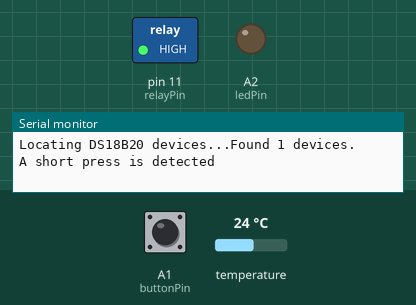
The sketch below on a simulated Arduino Uno, built with avr-gcc and run on an emulated ATmega328P. Parts: switched loads named in the sketch (green lamp = pin HIGH), output pins drawn as LEDs (lit = HIGH), the last lines printed to the serial monitor. Inputs (shaded band) come from the test bench; at power-on: A1 (buttonPin) HIGH, temperature 24 °C.

Above: at 1.2 s.
1.3 s: A1 (buttonPin) pulled LOW for 3.2 s
At 5.5 s:
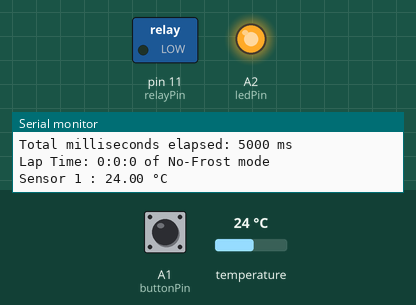
6.0 s: A1 (buttonPin) driven LOW
At 10.2 s:
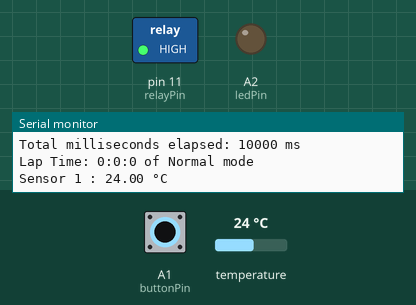
Timing chart, 0 to 11.7 s (numbered marks = the images above; inputs shaded):
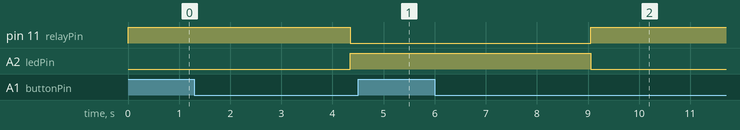

The sketch:

arduino-nofrost-controller.ino
```cpp
/*
No-Frost Controller for Arduino v1.2
It was made and tested using an Arduino UNO

This is the available GPIOs for a custom PCB I made, you can use any GPIO you want!:
D0:  TX Serial
D1:  RX Serial
D11: Relay Trigger
D12: Temperature Sensor (ONEWIRE)
A1: Toggle Mode Button
A2: No-Frost Indicator Led
A3: Not Used
A4: Not Used
*/

#include <ezButton.h>
#include <OneWire.h>
#include <DallasTemperature.h>

// Pinout & Libraries definitions
const int relayPin = 11;  // Relay PIN
const int sensorPin = 12; // Button PIN
const int buttonPin = A1; // Sensor PIN
const int ledPin = A2; // Led PIN

ezButton button(buttonPin);       // Button PIN
OneWire ourWire(sensorPin);       // Temperature sensor Dallas DS18B20
DallasTemperature sensors(&ourWire); // Dallas sensor definition

// Triggers & Counters contants
const unsigned long normalDuration = 21600000; // Normal operation time: 6 hours (21.600.000 ms)
const unsigned long nofrostDuration = 1500000; // No-Frost operation time: 25 minutes (1.500.000 ms)
const unsigned long serialUpdateInterval = 5000; // Serial console update interval (5 sec)
const int buttonShortPressTime = 1000; // Elapsed time to trigger button (3 sec)
const int buttonLongPressTime = 3000; // Elapsed time to trigger button (3 sec)
//const unsigned long normalDuration = 30000; // Normal operation time: 30 secs for testing
//const unsigned long nofrostDuration = 10000; // No-Frost operation time: 10 secs for testing


// Triggers & Counters variables
unsigned long currentMillis = 0;              // Internal clock elapsed milliseconds
unsigned long relayPreviousMillis = 0;        // Relay previous lap elapsed milliseconds
unsigned long buttonPreviousMillis = 0;       // Button previous lap elapsed milliseconds
unsigned long serialPreviousMillis = 0;       // Serial console previous lap elapsed milliseconds
int temperatureDevicesCount = 0;
int buttonLastState = LOW;  // the previous state from the input pin
int buttonCurrentState = LOW;  // the current reading from the input pin
bool buttonIsPressing = false; // the button is being pressed
bool buttonIsLongDetected = false; // the button is being pressed for long time


// Time conversion variables
unsigned long modeElapsedMillis = 0;          // Serial console elapsed millis for conversión to hh:mm:ss
int hours = 0;
int minutes = 0;
int seconds = 0;

// Relay variables
bool isNormalState = true; // The relay is in normal state at start (true)

// ezButton variables
unsigned long buttonPressedTime  = 0;
unsigned long buttonReleasedTime = 0;

//// FUNCTIONS ////

// Convert millis to hh:mm:ss
void millisToTime(unsigned long millisInput, int &hours, int &minutes, int &seconds) {
  seconds = millisInput / 1000;
  minutes = seconds / 60;
  hours = minutes / 60;
  seconds %= 60;
  minutes %= 60;
}
// Force No-Frost mode
void forceNoFrost(){ //
    isNormalState = false;
    relayPreviousMillis = currentMillis;
    digitalWrite(relayPin, LOW); // Relay ON (No-Frost State)
    digitalWrite(ledPin, HIGH); // Led ON (No-Frost Indicator)
    Serial.println("No-Frost Mode started by user");
}

// Force Normal mode
void forceNormal(){ //
    isNormalState = true;
    relayPreviousMillis = currentMillis;
    digitalWrite(relayPin, HIGH); // Relay OFF (Normal State)
    digitalWrite(ledPin, LOW); // Led OFF (Normal State)
    Serial.println("Normal Mode started by user");
}

// Get temperature from sensors (index mode)
void getTemperature(){
  float tempC;
  // Send command to all the sensors for temperature conversion
  sensors.requestTemperatures();

  // Display temperature from each sensor
  for (int i = 0;  i < temperatureDevicesCount;  i++) {
    Serial.print("Sensor ");
    Serial.print(i+1);
    Serial.print(" : ");
    tempC = sensors.getTempCByIndex(i);
    Serial.print(tempC);
    Serial.println(" °C");
  }
}

//// SETUP ////
void setup() {
  Serial.begin(9600);
  pinMode(relayPin, OUTPUT);
  pinMode(ledPin, OUTPUT);
  digitalWrite(relayPin, HIGH); // The relay starts OFF (LOW triggers the relay)
  digitalWrite(ledPin, LOW); // The No-Frost LED starts OFF
  button.setDebounceTime(50); // set debounce time to 50 milliseconds
  sensors.setResolution(9);  // Resolution set to 9 bits (70ms speed)
  sensors.begin();   // Temperature sensors initiated

  // locate devices on the bus
  Serial.print("Locating DS18B20 devices...");
  Serial.print("Found ");
  temperatureDevicesCount = sensors.getDeviceCount();
  Serial.print(temperatureDevicesCount, DEC);
  Serial.println(" devices.");
  Serial.println("");

}

//// MAIN LOOP FUNCTION ////
void loop() {
  button.loop(); // ezButton MUST call the loop() function first
  currentMillis = millis();

  // Relay operation cycle (Normal & No-Frost) //
  if (isNormalState && (currentMillis - relayPreviousMillis >= normalDuration)) {
    isNormalState = false;
    relayPreviousMillis = currentMillis;
    digitalWrite(relayPin, LOW); // Relay ON (No-Frost State)
    digitalWrite(ledPin, HIGH); // Led ON (No-Frost Indicator)
    Serial.println("No-Frost Mode started");
  } else if (!isNormalState && (currentMillis - relayPreviousMillis >= nofrostDuration)) {
    isNormalState = true;
    relayPreviousMillis = currentMillis;
    digitalWrite(relayPin, HIGH); // Relay OFF (Normal State)
    digitalWrite(ledPin, LOW); // Led OFF
    Serial.println("Normal Mode started");
  }

  // Console output loop //
  if (currentMillis - serialPreviousMillis >= serialUpdateInterval) {
    // Imprime estado
    modeElapsedMillis = currentMillis - relayPreviousMillis;
    Serial.print("Total milliseconds elapsed: ");
    Serial.print(currentMillis);
    Serial.println(" ms");

    millisToTime(modeElapsedMillis, hours, minutes, seconds);
    Serial.print("Lap Time: ");
    Serial.print(hours);
    Serial.print(":");
    Serial.print(minutes);
    Serial.print(":");
    Serial.print(seconds);

    if (!isNormalState) { Serial.println(" of No-Frost mode"); } else { Serial.println(" of Normal mode"); }

    getTemperature();

    serialPreviousMillis = currentMillis;
  }

 // Button Operation //
  buttonCurrentState = button.getState();

  if ( buttonLastState == HIGH && buttonCurrentState == LOW ) { // button is pressed
    buttonPressedTime = millis();
    buttonIsPressing = true;
    buttonIsLongDetected = false;
  } else if ( buttonLastState == LOW && buttonCurrentState == HIGH ) { // button is released
    buttonIsPressing = false;
    buttonReleasedTime = millis();

    long buttonPressDuration = buttonReleasedTime - buttonPressedTime;

    if ( buttonPressDuration < buttonShortPressTime && buttonPressDuration > 0)
      Serial.println("A short press is detected");
  }

  if ( buttonIsPressing == true && buttonIsLongDetected == false ) {
    long buttonPressDuration = millis() - buttonPressedTime;

    if ( buttonPressDuration > buttonLongPressTime ) {
      Serial.println("A long press is detected");
      buttonIsLongDetected = true;
      if (isNormalState) {
        forceNoFrost();
      } else {
        forceNormal();
      }
    }
  }

  buttonLastState = buttonCurrentState; // save the the button last state

}
```

Measured:
- after the input at 1.3 s, pin 11 (relayPin): HIGH → LOW after 3.1 s; A2 (ledPin): LOW → HIGH after 3.1 s
- after the input at 6.0 s, pin 11 (relayPin): LOW → HIGH after 3.1 s; A2 (ledPin): HIGH → LOW after 3.1 s
